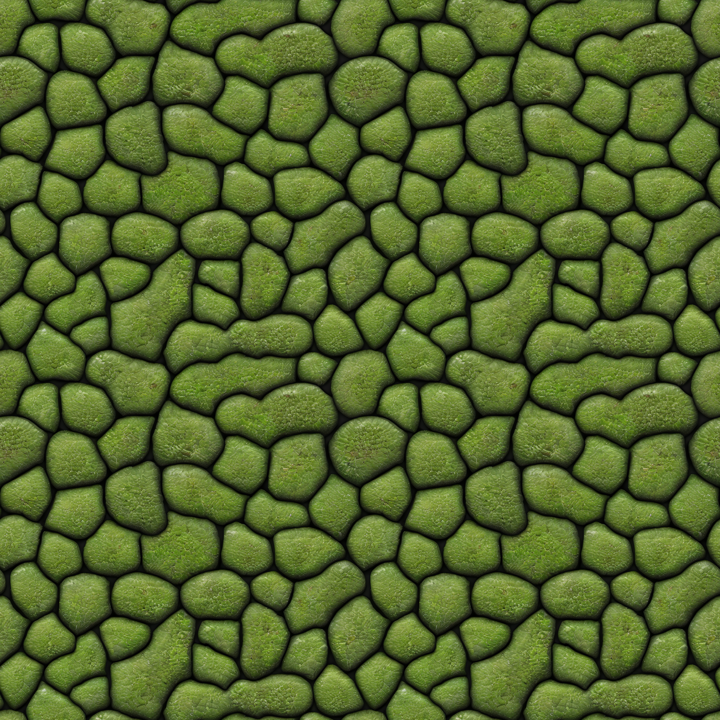
#> input picture products/texture_pack_fantasy_v1/_2k_seam_check_mossy.png, 720 x 720 px, given as the content of the folder ui-toolchain/products/texture_pack_fantasy_v1/_albedo_raw_2k, which was not available
$ python derive_pbr.py
#> lines starting #> are read from the running program, lines starting #| are printed output that depends on the picture; pictures that were not available may be replaced by others from this repository, and a replacement may not be noted
"""Derive seamless normal/roughness/AO from each albedo and package the pack.
Uses np.roll for all neighborhood ops so wrap (tiling) is preserved."""
import os, glob, json
import numpy as np
from PIL import Image

ROOT = "D:/Projects/comfyui-toolchain/products/texture_pack_fantasy_v1"
RAW = f"{ROOT}/_albedo_raw_2k"

def lum(rgb):  # 0..1 luminance
    return (0.299*rgb[...,0] + 0.587*rgb[...,1] + 0.114*rgb[...,2])

def box_blur_wrap(a, r):
    out = a.copy()
    for _ in range(2):  # two box passes ~ gaussian
        acc = np.zeros_like(out)
        for dx in range(-r, r+1):
            acc += np.roll(out, dx, axis=1)
        out = acc/(2*r+1)
        acc = np.zeros_like(out)
        for dy in range(-r, r+1):
            acc += np.roll(out, dy, axis=0)
        out = acc/(2*r+1)
    return out

def normal_from_height(h, strength=2.5):
    # central differences with wrap -> seamless gradients
#> called with strength = 2.5
    gx = (np.roll(h,-1,axis=1) - np.roll(h,1,axis=1)) * 0.5
    gy = (np.roll(h,-1,axis=0) - np.roll(h,1,axis=0)) * 0.5
    nx, ny, nz = -gx*strength, -gy*strength, np.ones_like(h)
#> nz: shape (720, 720) float32; every value is 1
    norm = np.sqrt(nx*nx+ny*ny+nz*nz)
    nx, ny, nz = nx/norm, ny/norm, nz/norm
    # OpenGL normal map (G = +Y up); encode to 0..1
    out = np.stack([nx*0.5+0.5, ny*0.5+0.5, nz*0.5+0.5], axis=-1)
    return out

def wrap_seam(arr):
    a = arr.astype(np.float32)
    if a.ndim==2: a=a[...,None]
    h = np.abs(a[:,0,:]-a[:,-1,:]).mean()
    v = np.abs(a[0,:,:]-a[-1,:,:]).mean()
    W=a.shape[1]
    interior=np.mean([np.abs(a[:,c,:]-a[:,c+1,:]).mean() for c in range(5,W-6,max(1,(W-11)//20))])
    return h*255, v*255, interior*255

def save(arr01, path):
    Image.fromarray((np.clip(arr01,0,1)*255).astype(np.uint8)).save(path)

albedos = sorted(glob.glob(f"{RAW}/*.png"))
print(f"processing {len(albedos)} materials")
report = []
for p in albedos:
    name = os.path.splitext(os.path.basename(p))[0]
    d = f"{ROOT}/{name}"; os.makedirs(d, exist_ok=True)
    rgb = np.asarray(Image.open(p).convert("RGB")).astype(np.float32)/255.0
    L = lum(rgb)
    # height = mild contrast-stretched luminance
    h = np.clip((L - L.min())/(L.max()-L.min()+1e-6), 0, 1)
    normal = normal_from_height(h, strength=2.5)
    # roughness: rougher where darker/high-detail; centered ~0.6, modest range
    detail = np.abs(h - box_blur_wrap(h, 3))
#> after the loop in box_blur_wrap, `for _ in range(2):`:
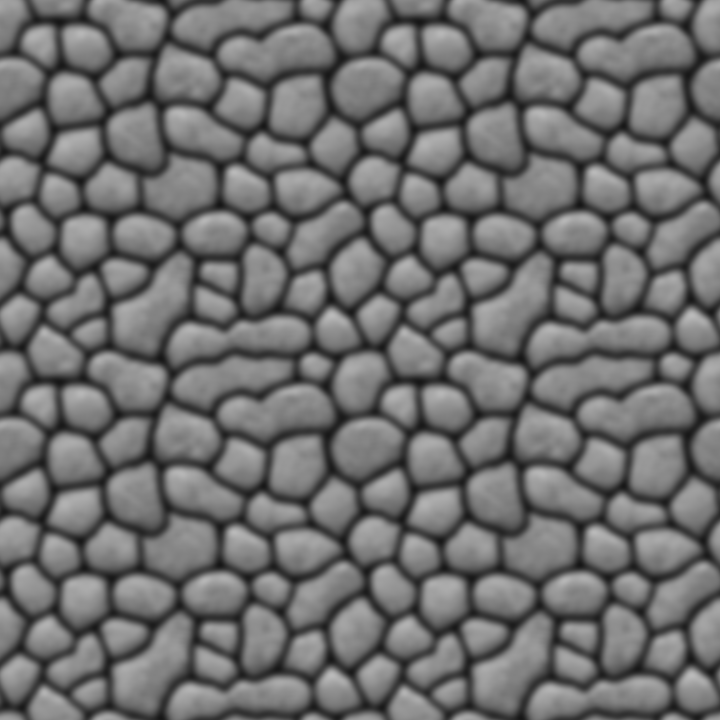
#> out: shape (720, 720) float32; min 0.087, max 0.734, mean 0.434
    rough = np.clip(0.55 + (0.5 - L)*0.35 + detail*1.5, 0.2, 0.95)
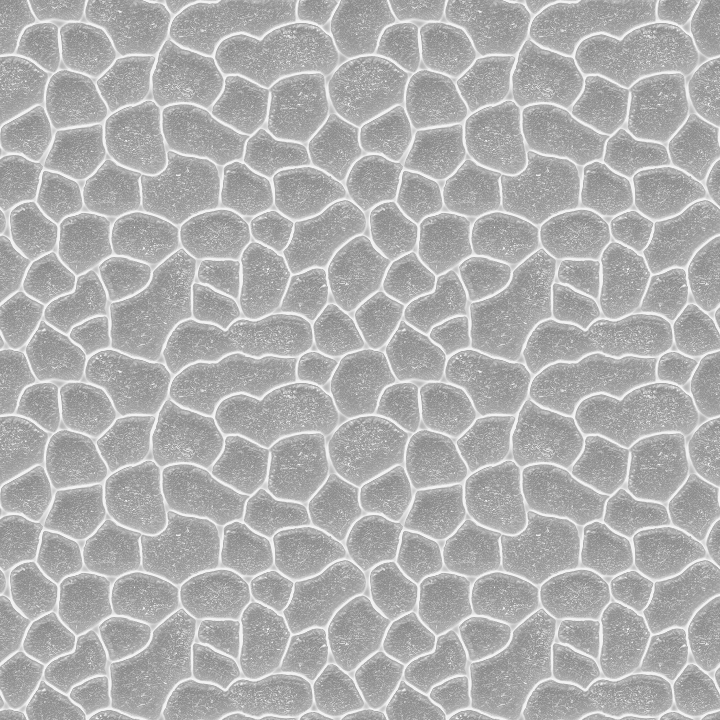
#> rough: shape (720, 720) float32; min 0.517, max 0.95, mean 0.682
    # AO: low-freq luminance, mostly bright with darker crevices
    aoL = box_blur_wrap(L, 6)
#> call 2 of box_blur_wrap, with r = 6
#> after the loop in box_blur_wrap (call 2), `for _ in range(2):`:
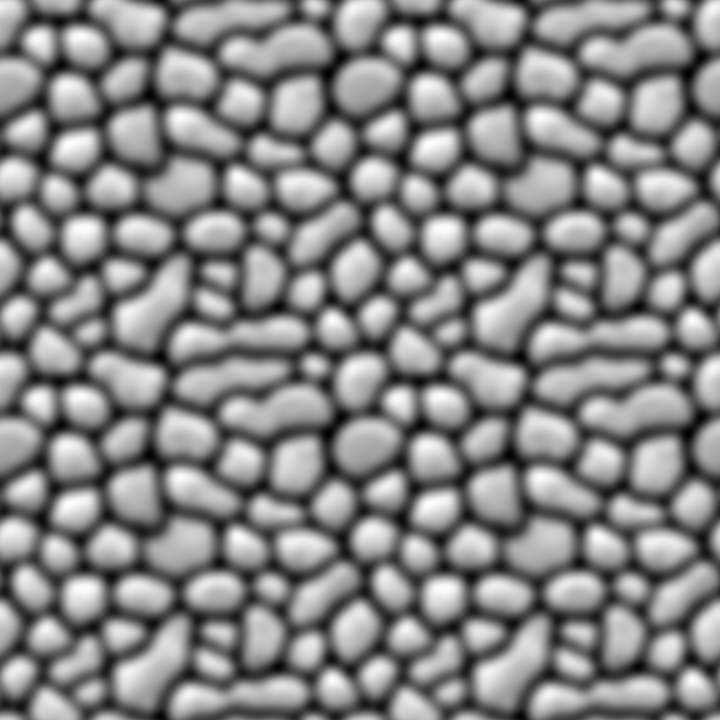
#> acc: shape (720, 720) float32; min 2, max 6.98, mean 4.6; drawn with min black and max white
#> after the loop in box_blur_wrap (call 2), `for _ in range(2):`:
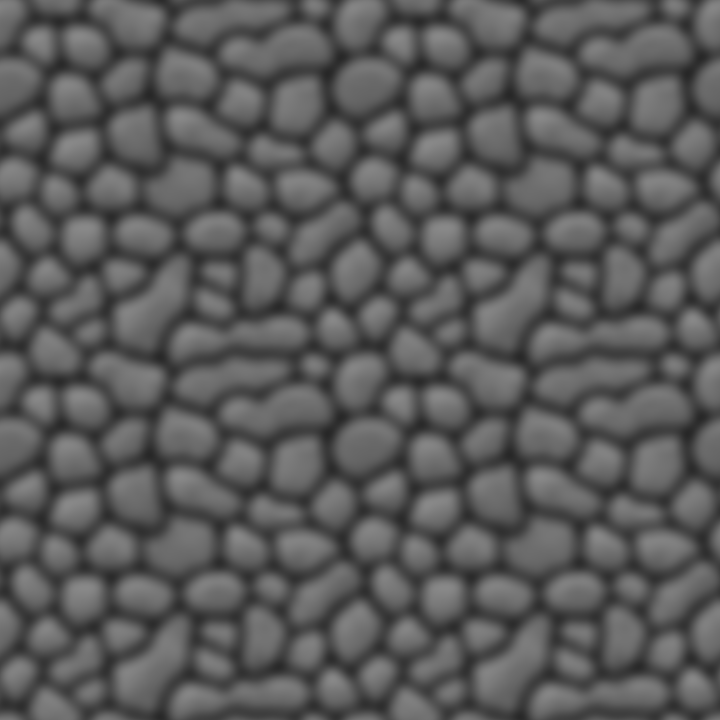
#> out: shape (720, 720) float32; min 0.154, max 0.537, mean 0.354
    ao = np.clip(0.6 + (aoL - aoL.mean())*1.4, 0.25, 1.0)
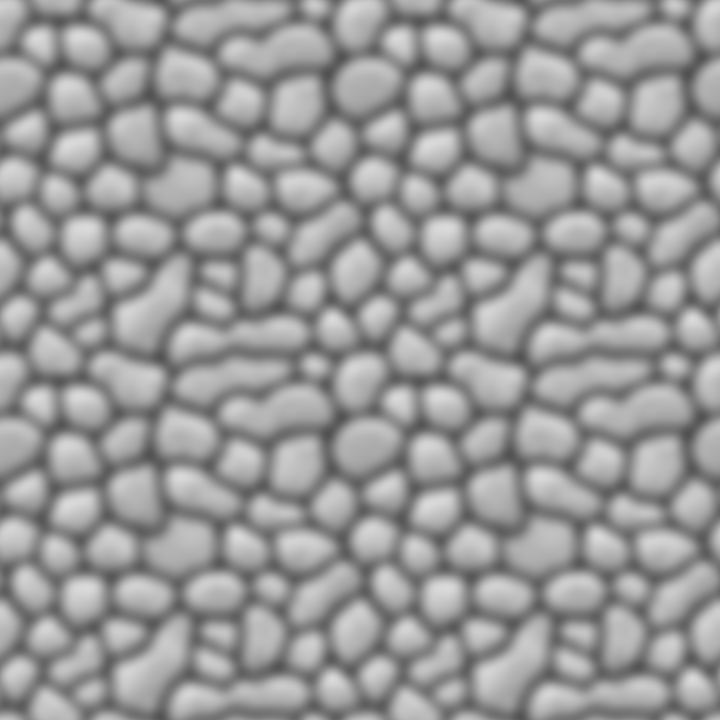
#> ao: shape (720, 720) float32; min 0.32, max 0.856, mean 0.6
    # write maps
    Image.open(p).convert("RGB").save(f"{d}/{name}_albedo.png")
    save(normal, f"{d}/{name}_normal.png")
    save(rough, f"{d}/{name}_roughness.png")
    save(ao,   f"{d}/{name}_ao.png")
    ah,av,ai = wrap_seam(rgb); nh,nv,ni = wrap_seam(normal)
#> in wrap_seam, `h = np.abs(a[:,0,:]-a[:,-1,:]).mean()`: h = 0.0391
#> in wrap_seam, `v = np.abs(a[0,:,:]-a[-1,:,:]).mean()`: v = 0.0465
#> in wrap_seam, `interior=np.mean([np.abs(a[:,c,:]-a[:,c+1,:]).mean() for c in range(5,..`: interior = 0.0351
#> after `ah, av, ai = wrap_seam(rgb)`: ah = 9.98; av = 11.87; ai = 8.95
#> after `nh, nv, ni = wrap_seam(normal)`: nh = 6.41; nv = 6.84; ni = 6.31
    report.append({"material":name,
                   "albedo_seam":[float(round(ah,1)),float(round(av,1)),float(round(ai,1))],
                   "normal_seam":[float(round(nh,1)),float(round(nv,1)),float(round(ni,1))]})
    print(f"  {name}: albedo wrap {ah:.1f}/{av:.1f} (base {ai:.1f}) | normal wrap {nh:.1f}/{nv:.1f} (base {ni:.1f})")
#|   _2k_seam_check_mossy: albedo wrap 10.0/11.9 (base 9.0) | normal wrap 6.4/6.8 (base 6.3)

# per-material preview strips + overall albedo contact sheet
cell=256; cols=4; rows=(len(albedos)+cols-1)//cols
sheet=Image.new("RGB",(cols*cell, rows*cell),(20,20,20))
#> sheet: PIL image 1024x256 RGB; every value is 20
for i,p in enumerate(albedos):
    im=Image.open(p).convert("RGB").resize((cell,cell))
    sheet.paste(im,((i%cols)*cell,(i//cols)*cell))
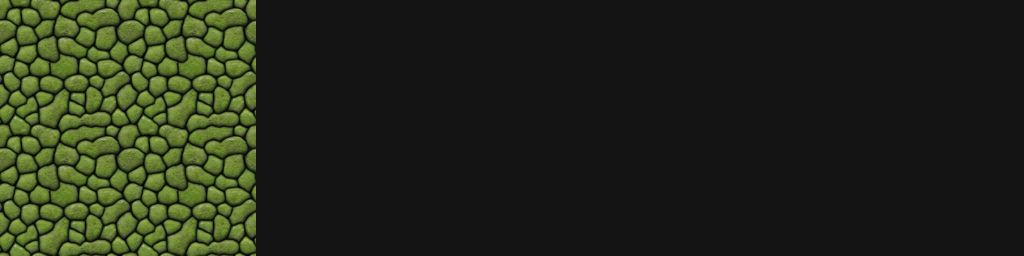
#> sheet: PIL image 1024x256 RGB; mean R, G, B 36.1, 40.6, 26
sheet.save(f"{ROOT}/_albedo_contact_sheet.png")

# one PBR strip example (first material): albedo|normal|rough|ao
ex = report[0]["material"]
#> ex = '_2k_seam_check_mossy'
strip=Image.new("RGB",(cell*4,cell))
#> strip: PIL image 1024x256 RGB; every value is 0
for j,suf in enumerate(["albedo","normal","roughness","ao"]):
    im=Image.open(f"{ROOT}/{ex}/{ex}_{suf}.png").convert("RGB").resize((cell,cell))
    strip.paste(im,(j*cell,0))
strip.save(f"{ROOT}/_pbr_strip_{ex}.png")
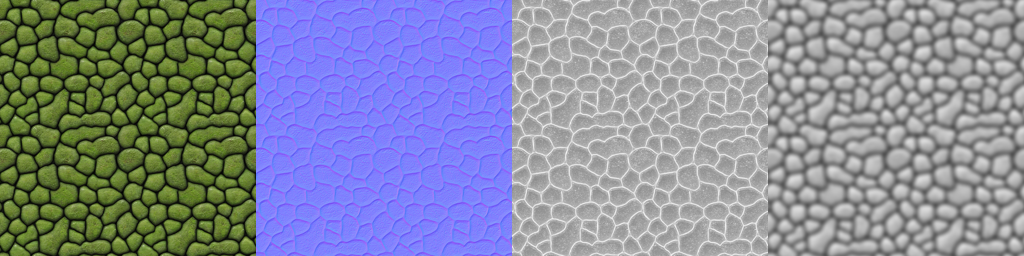
#> saved as _pbr_strip__2k_seam_check_mossy.png: PIL image 1024x256 RGB; mean R, G, B 134.3, 138.8, 155.6

json.dump(report, open(f"{ROOT}/_seam_report.json","w"), indent=1)
print("packaged ->", ROOT)
